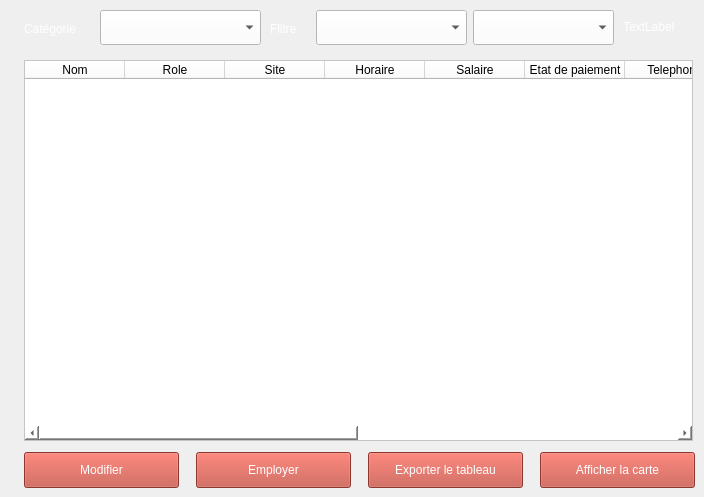
       <widget class="QWidget" name="emplyes_vistiaire">
        <widget class="QComboBox" name="filtre_vistiaire">
         <property name="geometry">
          <rect>
           <x>316</x>
           <y>10</y>
           <width>151</width>
           <height>35</height>
          </rect>
         </property>
         <property name="styleSheet">
          <string notr="true">background-color: rgb(255, 255, 255);
font: 18pt &quot;Times New Roman&quot;;
</string>
         </property>
        </widget>
        <widget class="QComboBox" name="filtre_filtre_vistiaire">
         <property name="geometry">
          <rect>
           <x>473</x>
           <y>10</y>
           <width>141</width>
           <height>35</height>
          </rect>
         </property>
         <property name="styleSheet">
          <string notr="true">background-color: rgb(255, 255, 255);
font: 18pt &quot;Times New Roman&quot;;
</string>
         </property>
        </widget>
        <widget class="QLabel" name="filtre_2">
         <property name="geometry">
          <rect>
           <x>270</x>
           <y>19</y>
           <width>41</width>
           <height>20</height>
          </rect>
         </property>
         <property name="styleSheet">
          <string notr="true">color: rgb(255, 255, 255);
font: 18pt &quot;Times New Roman&quot;;</string>
         </property>
         <property name="text">
          <string>Flitre</string>
         </property>
        </widget>
        <widget class="QLabel" name="nombre_vistiaire">
         <property name="geometry">
          <rect>
           <x>623</x>
           <y>19</y>
           <width>71</width>
           <height>16</height>
          </rect>
         </property>
         <property name="styleSheet">
          <string notr="true">color: rgb(255, 255, 255);
font: 18pt &quot;Times New Roman&quot;;</string>
         </property>
         <property name="text">
          <string>TextLabel</string>
         </property>
        </widget>
        <widget class="QLabel" name="categorievisiaire">
         <property name="geometry">
          <rect>
           <x>24</x>
           <y>19</y>
           <width>71</width>
           <height>20</height>
          </rect>
         </property>
         <property name="styleSheet">
          <string notr="true">color: rgb(255, 255, 255);
font: 18pt &quot;Times New Roman&quot;;</string>
         </property>
         <property name="text">
          <string>Catégorie</string>
         </property>
        </widget>
        <widget class="QPushButton" name="afficherlacarte_vistiaire">
         <property name="geometry">
          <rect>
           <x>540</x>
           <y>452</y>
           <width>155</width>
           <height>36</height>
          </rect>
         </property>
         <property name="styleSheet">
          <string notr="true">color: rgb(255, 255, 255);
font: 18pt &quot;Times New Roman&quot;;
background-color: rgb(195, 77, 64);</string>
         </property>
         <property name="text">
          <string>Afficher la carte</string>
         </property>
        </widget>
        <widget class="QTableWidget" name="tableWidget_vistiaire">
         <property name="geometry">
          <rect>
           <x>24</x>
           <y>60</y>
           <width>669</width>
           <height>381</height>
          </rect>
         </property>
         <property name="styleSheet">
          <string notr="true">background-color: rgb(255, 255, 255);</string>
         </property>
         <column>
          <property name="text">
           <string>Nom</string>
          </property>
         </column>
         <column>
          <property name="text">
           <string>Role</string>
          </property>
         </column>
         <column>
          <property name="text">
           <string>Site</string>
          </property>
         </column>
         <column>
          <property name="text">
           <string>Horaire</string>
          </property>
         </column>
         <column>
          <property name="text">
           <string>Salaire</string>
          </property>
         </column>
         <column>
          <property name="text">
           <string>Etat de paiement</string>
          </property>
         </column>
         <column>
          <property name="text">
           <string>Telephone</string>
          </property>
         </column>
         <column>
          <property name="text">
           <string>RIB</string>
          </property>
         </column>
         <column>
          <property name="text">
           <string>CIN</string>
          </property>
         </column>
         <column>
          <property name="text">
           <string>Address</string>
          </property>
         </column>
         <column>
          <property name="text">
           <string>Date de rejoindre</string>
          </property>
         </column>
         <column>
          <property name="text">
           <string>Mois</string>
          </property>
         </column>
        </widget>
        <widget class="QComboBox" name="categorie_vistiaire">
         <property name="geometry">
          <rect>
           <x>100</x>
           <y>10</y>
           <width>161</width>
           <height>35</height>
          </rect>
         </property>
         <property name="styleSheet">
          <string notr="true">background-color: rgb(255, 255, 255);
font: 18pt &quot;Times New Roman&quot;;
</string>
         </property>
        </widget>
        <widget class="QPushButton" name="emplyer_vistiaire">
         <property name="geometry">
          <rect>
           <x>196</x>
           <y>452</y>
           <width>155</width>
           <height>36</height>
          </rect>
         </property>
         <property name="styleSheet">
          <string notr="true">color: rgb(255, 255, 255);
font: 18pt &quot;Times New Roman&quot;;
background-color: rgb(195, 77, 64);</string>
         </property>
         <property name="text">
          <string>Employer</string>
         </property>
        </widget>
        <widget class="QPushButton" name="exporterletableau_vistiaire">
         <property name="geometry">
          <rect>
           <x>368</x>
           <y>452</y>
           <width>155</width>
           <height>36</height>
          </rect>
         </property>
         <property name="styleSheet">
          <string notr="true">color: rgb(255, 255, 255);
font: 18pt &quot;Times New Roman&quot;;
background-color: rgb(195, 77, 64);</string>
         </property>
         <property name="text">
          <string>Exporter le tableau</string>
         </property>
        </widget>
        <widget class="QPushButton" name="modifier_vistiaire">
         <property name="geometry">
          <rect>
           <x>24</x>
           <y>452</y>
           <width>155</width>
           <height>36</height>
          </rect>
         </property>
         <property name="styleSheet">
          <string notr="true">color: rgb(255, 255, 255);
font: 18pt &quot;Times New Roman&quot;;
background-color: rgb(195, 77, 64);</string>
         </property>
         <property name="text">
          <string>Modifier</string>
         </property>
        </widget>
       </widget>
